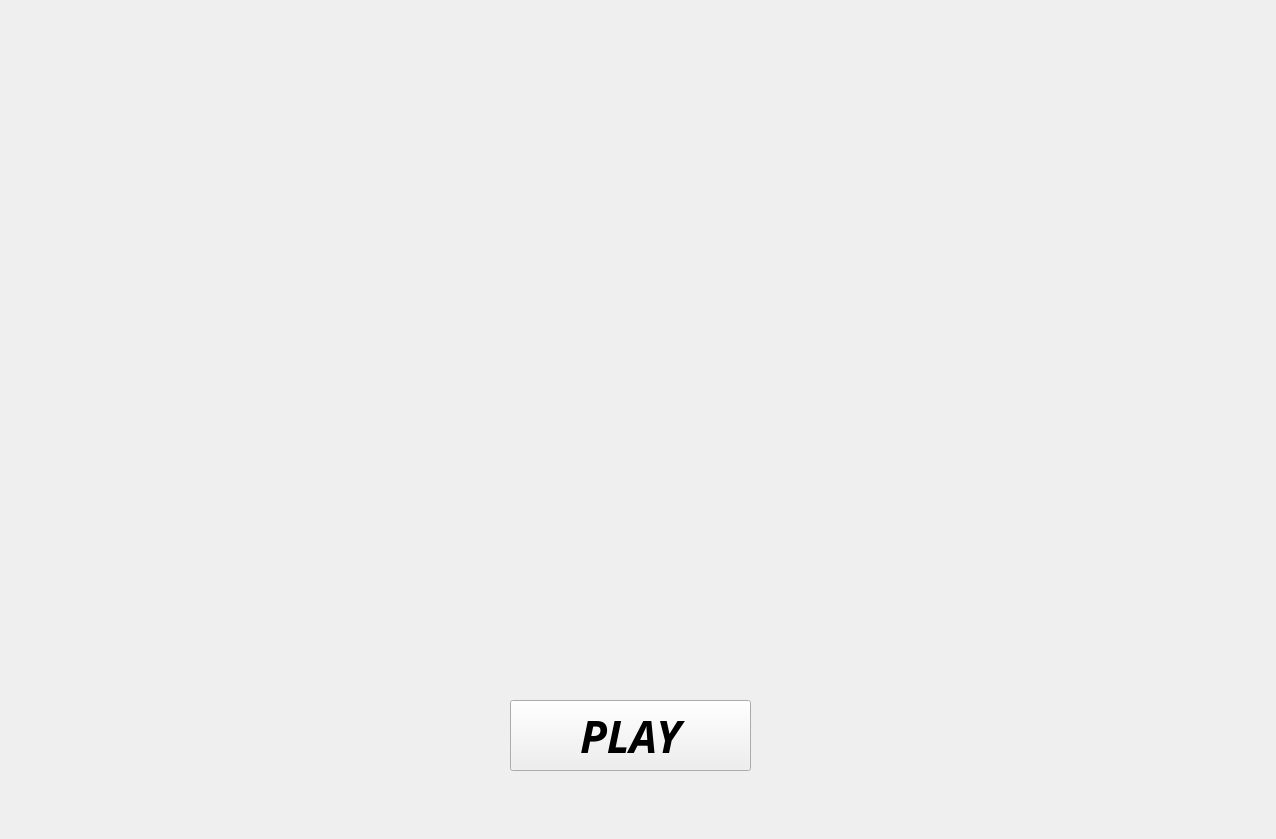
<?xml version="1.0" encoding="UTF-8"?>
<ui version="4.0">
 <class>MainWindow</class>
 <widget class="QMainWindow" name="MainWindow">
  <property name="geometry">
   <rect>
    <x>0</x>
    <y>0</y>
    <width>1276</width>
    <height>839</height>
   </rect>
  </property>
  <property name="windowTitle">
   <string>MainWindow</string>
  </property>
  <widget class="QWidget" name="centralwidget">
   <widget class="QWidget" name="gridLayoutWidget">
    <property name="geometry">
     <rect>
      <x>9</x>
      <y>0</y>
      <width>11</width>
      <height>2</height>
     </rect>
    </property>
    <layout class="QGridLayout" name="gridLayout">
     <property name="rightMargin">
      <number>5</number>
     </property>
    </layout>
   </widget>
   <widget class="QLabel" name="label">
    <property name="geometry">
     <rect>
      <x>230</x>
      <y>-70</y>
      <width>821</width>
      <height>951</height>
     </rect>
    </property>
    <property name="text">
     <string/>
    </property>
    <property name="pixmap">
     <pixmap resource="image.qrc">:/second.png</pixmap>
    </property>
   </widget>
   <widget class="QPushButton" name="pushButton">
    <property name="enabled">
     <bool>true</bool>
    </property>
    <property name="geometry">
     <rect>
      <x>510</x>
      <y>700</y>
      <width>241</width>
      <height>71</height>
     </rect>
    </property>
    <property name="font">
     <font>
      <family>Ubuntu Sans</family>
      <pointsize>33</pointsize>
      <italic>true</italic>
      <bold>true</bold>
     </font>
    </property>
    <property name="tabletTracking">
     <bool>false</bool>
    </property>
    <property name="text">
     <string>PLAY</string>
    </property>
    <property name="autoExclusive">
     <bool>true</bool>
    </property>
   </widget>
  </widget>
  <widget class="QMenuBar" name="menubar">
   <property name="geometry">
    <rect>
     <x>0</x>
     <y>0</y>
     <width>1276</width>
     <height>23</height>
    </rect>
   </property>
  </widget>
  <widget class="QStatusBar" name="statusbar">
   <property name="sizeGripEnabled">
    <bool>false</bool>
   </property>
  </widget>
 </widget>
 <resources>
  <include location="image.qrc"/>
 </resources>
 <connections/>
</ui>
